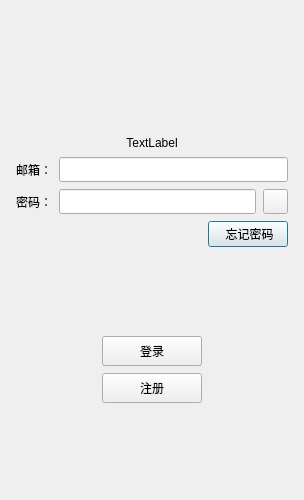
<?xml version="1.0" encoding="UTF-8"?>
<ui version="4.0">
 <class>LoginDialog</class>
 <widget class="QDialog" name="LoginDialog">
  <property name="geometry">
   <rect>
    <x>0</x>
    <y>0</y>
    <width>304</width>
    <height>500</height>
   </rect>
  </property>
  <property name="minimumSize">
   <size>
    <width>300</width>
    <height>500</height>
   </size>
  </property>
  <property name="maximumSize">
   <size>
    <width>304</width>
    <height>500</height>
   </size>
  </property>
  <property name="windowTitle">
   <string>Dialog</string>
  </property>
  <layout class="QVBoxLayout" name="verticalLayout_2">
   <item>
    <layout class="QVBoxLayout" name="verticalLayout">
     <property name="spacing">
      <number>7</number>
     </property>
     <property name="leftMargin">
      <number>5</number>
     </property>
     <property name="topMargin">
      <number>5</number>
     </property>
     <property name="rightMargin">
      <number>5</number>
     </property>
     <property name="bottomMargin">
      <number>5</number>
     </property>
     <item>
      <widget class="QWidget" name="widget" native="true">
       <layout class="QGridLayout" name="gridLayout">
        <item row="0" column="0">
         <widget class="QLabel" name="label">
          <property name="text">
           <string/>
          </property>
          <property name="pixmap">
           <pixmap resource="../rc.qrc">:/assets/pic/lg.png</pixmap>
          </property>
          <property name="alignment">
           <set>Qt::AlignCenter</set>
          </property>
         </widget>
        </item>
       </layout>
      </widget>
     </item>
     <item>
      <spacer name="verticalSpacer">
       <property name="orientation">
        <enum>Qt::Vertical</enum>
       </property>
       <property name="sizeHint" stdset="0">
        <size>
         <width>20</width>
         <height>40</height>
        </size>
       </property>
      </spacer>
     </item>
     <item>
      <widget class="QLabel" name="hint_label">
       <property name="sizePolicy">
        <sizepolicy hsizetype="Preferred" vsizetype="Preferred">
         <horstretch>0</horstretch>
         <verstretch>0</verstretch>
        </sizepolicy>
       </property>
       <property name="text">
        <string>TextLabel</string>
       </property>
       <property name="alignment">
        <set>Qt::AlignCenter</set>
       </property>
      </widget>
     </item>
     <item>
      <layout class="QHBoxLayout" name="horizontalLayout">
       <item>
        <widget class="QLabel" name="email_label">
         <property name="minimumSize">
          <size>
           <width>0</width>
           <height>25</height>
          </size>
         </property>
         <property name="maximumSize">
          <size>
           <width>16777215</width>
           <height>25</height>
          </size>
         </property>
         <property name="text">
          <string>邮箱：</string>
         </property>
        </widget>
       </item>
       <item>
        <widget class="QLineEdit" name="email_edit">
         <property name="minimumSize">
          <size>
           <width>0</width>
           <height>25</height>
          </size>
         </property>
         <property name="maximumSize">
          <size>
           <width>16777215</width>
           <height>25</height>
          </size>
         </property>
        </widget>
       </item>
      </layout>
     </item>
     <item>
      <layout class="QHBoxLayout" name="horizontalLayout_2">
       <item>
        <widget class="QLabel" name="password_label">
         <property name="minimumSize">
          <size>
           <width>0</width>
           <height>25</height>
          </size>
         </property>
         <property name="maximumSize">
          <size>
           <width>16777215</width>
           <height>25</height>
          </size>
         </property>
         <property name="text">
          <string>密码：</string>
         </property>
        </widget>
       </item>
       <item>
        <widget class="QLineEdit" name="password_edit">
         <property name="minimumSize">
          <size>
           <width>0</width>
           <height>25</height>
          </size>
         </property>
         <property name="maximumSize">
          <size>
           <width>16777215</width>
           <height>25</height>
          </size>
         </property>
        </widget>
       </item>
       <item>
        <widget class="QPushButton" name="password_visible">
         <property name="minimumSize">
          <size>
           <width>25</width>
           <height>25</height>
          </size>
         </property>
         <property name="maximumSize">
          <size>
           <width>25</width>
           <height>25</height>
          </size>
         </property>
         <property name="cursor">
          <cursorShape>PointingHandCursor</cursorShape>
         </property>
         <property name="focusPolicy">
          <enum>Qt::NoFocus</enum>
         </property>
         <property name="text">
          <string/>
         </property>
        </widget>
       </item>
      </layout>
     </item>
     <item>
      <layout class="QHBoxLayout" name="horizontalLayout_3">
       <item>
        <spacer name="horizontalSpacer">
         <property name="orientation">
          <enum>Qt::Horizontal</enum>
         </property>
         <property name="sizeHint" stdset="0">
          <size>
           <width>40</width>
           <height>20</height>
          </size>
         </property>
        </spacer>
       </item>
       <item>
        <widget class="QPushButton" name="forget_btn">
         <property name="cursor">
          <cursorShape>PointingHandCursor</cursorShape>
         </property>
         <property name="text">
          <string> 忘记密码</string>
         </property>
        </widget>
       </item>
      </layout>
     </item>
     <item>
      <spacer name="verticalSpacer_2">
       <property name="orientation">
        <enum>Qt::Vertical</enum>
       </property>
       <property name="sizeHint" stdset="0">
        <size>
         <width>20</width>
         <height>40</height>
        </size>
       </property>
      </spacer>
     </item>
     <item>
      <layout class="QHBoxLayout" name="horizontalLayout_4">
       <item>
        <spacer name="horizontalSpacer_2">
         <property name="orientation">
          <enum>Qt::Horizontal</enum>
         </property>
         <property name="sizeHint" stdset="0">
          <size>
           <width>40</width>
           <height>20</height>
          </size>
         </property>
        </spacer>
       </item>
       <item>
        <widget class="QPushButton" name="login_btn">
         <property name="minimumSize">
          <size>
           <width>100</width>
           <height>30</height>
          </size>
         </property>
         <property name="maximumSize">
          <size>
           <width>100</width>
           <height>30</height>
          </size>
         </property>
         <property name="text">
          <string>登录</string>
         </property>
        </widget>
       </item>
       <item>
        <spacer name="horizontalSpacer_3">
         <property name="orientation">
          <enum>Qt::Horizontal</enum>
         </property>
         <property name="sizeHint" stdset="0">
          <size>
           <width>40</width>
           <height>20</height>
          </size>
         </property>
        </spacer>
       </item>
      </layout>
     </item>
     <item>
      <layout class="QHBoxLayout" name="horizontalLayout_5">
       <item>
        <spacer name="horizontalSpacer_4">
         <property name="orientation">
          <enum>Qt::Horizontal</enum>
         </property>
         <property name="sizeHint" stdset="0">
          <size>
           <width>40</width>
           <height>20</height>
          </size>
         </property>
        </spacer>
       </item>
       <item>
        <widget class="QPushButton" name="register_btn">
         <property name="minimumSize">
          <size>
           <width>100</width>
           <height>30</height>
          </size>
         </property>
         <property name="maximumSize">
          <size>
           <width>100</width>
           <height>30</height>
          </size>
         </property>
         <property name="text">
          <string>注册</string>
         </property>
        </widget>
       </item>
       <item>
        <spacer name="horizontalSpacer_5">
         <property name="orientation">
          <enum>Qt::Horizontal</enum>
         </property>
         <property name="sizeHint" stdset="0">
          <size>
           <width>40</width>
           <height>20</height>
          </size>
         </property>
        </spacer>
       </item>
      </layout>
     </item>
     <item>
      <spacer name="verticalSpacer_3">
       <property name="orientation">
        <enum>Qt::Vertical</enum>
       </property>
       <property name="sizeHint" stdset="0">
        <size>
         <width>20</width>
         <height>40</height>
        </size>
       </property>
      </spacer>
     </item>
    </layout>
   </item>
  </layout>
 </widget>
 <resources>
  <include location="../rc.qrc"/>
 </resources>
 <connections/>
</ui>
